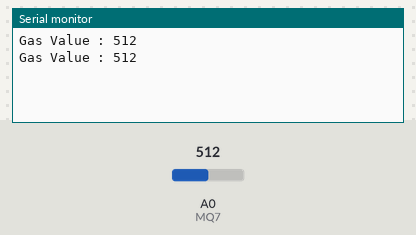
Simulated run of this sketch. Board: Arduino Uno, built with avr-gcc and run on an emulated ATmega328P. On the bench: the last lines printed to the serial monitor. The inputs (shaded band) are chosen by the test bench; at power-on: A0 (MQ7) = 512.

Above: at 1.8 s.
1.9 s: A0 (MQ7) set to 716
At 2.8 s:
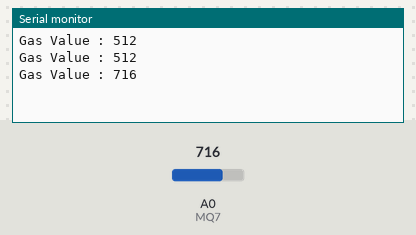
3.4 s: A0 (MQ7) set to 900
At 4.3 s:
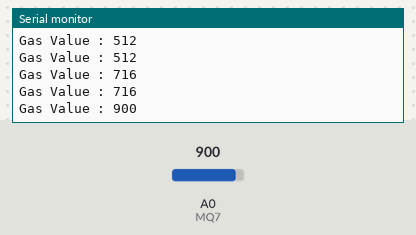
Timing chart, 0 to 6.4 s (numbered marks = the images above; inputs shaded):
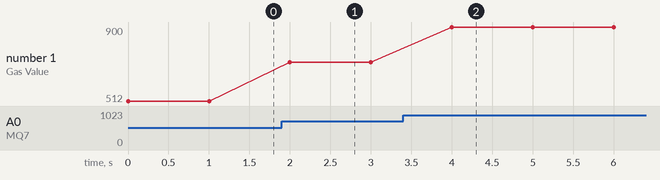

The sketch:

Gas.ino
```cpp
#define MQ7 A0

void setup() {

  Serial.begin(115200);

}

void loop() {

  int gas = analogRead(MQ7);

  Serial.print("Gas Value : ");

  Serial.println(gas);

  delay(1000);

}
```

Measured:
- after the input at 1.9 s, the serial monitor: prints a new line after 0.10 s (image 1)
- after the input at 3.4 s, the serial monitor: prints a new line after 0.60 s (image 2)
- plotted number 1: 512 → 716 after the input at 1.9 s, 716 → 900 after the input at 3.4 s
